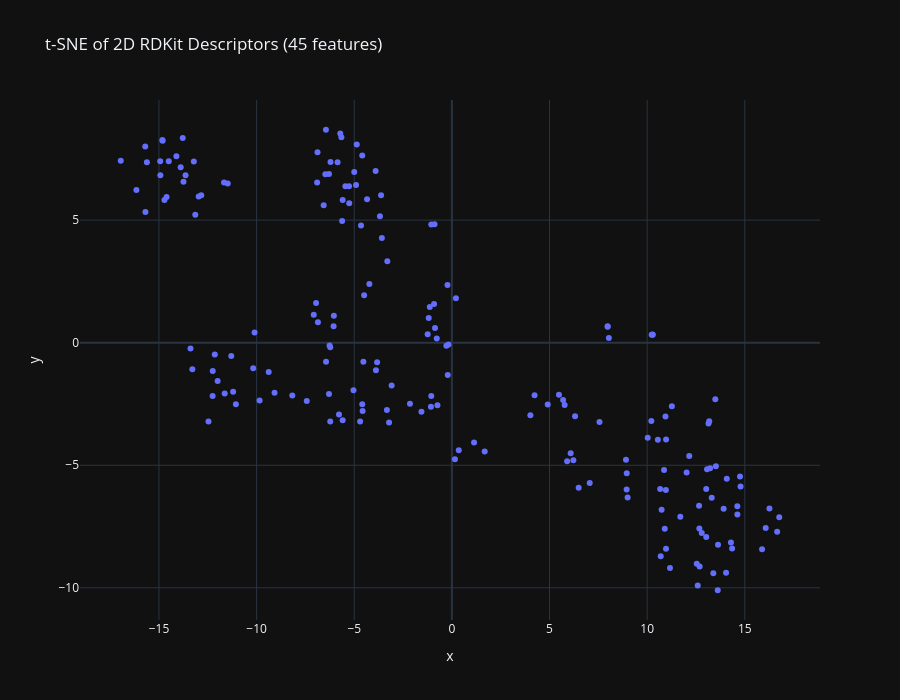

Notebook code cell kept with this figure:
### Markdown cell above
## 4. Compare: Descriptors vs GAE Embeddings

Use t-SNE to visualize the structure learned by:
- **Hand-crafted descriptors**: Human-designed chemical properties
- **GAE embeddings**: Learned representations from graph neural networks

This helps understand if the learned embeddings capture similar chemical intuition.

### Code cell
import pandas as pd
from sklearn.preprocessing import StandardScaler
from sklearn.manifold import TSNE
import plotly.express as px

# Convert to numpy arrays explicitly
desc_array = descriptors.detach().cpu().numpy()
emb_array = embeddings.detach().cpu().numpy()

# 1. t-SNE of 2D Descriptors
print("Computing t-SNE for 2D descriptors...")
scaler = StandardScaler()
desc_normalized = scaler.fit_transform(desc_array)

tsne = TSNE(n_components=2, random_state=42, perplexity=30)
desc_tsne = tsne.fit_transform(desc_normalized)

df_plot = pd.DataFrame(desc_tsne, columns=['x', 'y'])
df_plot['SMILES'] = fragment_smiles

fig = px.scatter(df_plot, x='x', y='y', hover_name='SMILES',
                 title='t-SNE of 2D RDKit Descriptors (45 features)',
                 width=900, height=700)
fig.show()

### Figure 1 — Plotly figure (JSON) as saved in the notebook; plotly's stock layout.template omitted (floating-point values rounded to 4 significant figures; data arrays with more than 128 entries replaced by an {"elided": "..."} marker saying what was removed)
{"data": [{"hovertemplate": "<b>%{hovertext}</b><br><br>x=%{x}<br>y=%{y}<extra></extra>", "hovertext": {"elided": "185 str values"}, "legendgroup": "", "marker": {"color": "#636efa", "symbol": "circle"}, "mode": "markers", "name": "", "orientation": "v", "showlegend": false, "x": {"elided": "185 float values"}, "xaxis": "x", "y": {"elided": "185 float values"}, "yaxis": "y", "type": "scatter"}], "layout": {"xaxis": {"anchor": "y", "domain": [0.0, 1.0], "title": {"text": "x"}}, "yaxis": {"anchor": "x", "domain": [0.0, 1.0], "title": {"text": "y"}}, "legend": {"tracegroupgap": 0}, "title": {"text": "t-SNE of 2D RDKit Descriptors (45 features)"}, "height": 700, "width": 900}}
